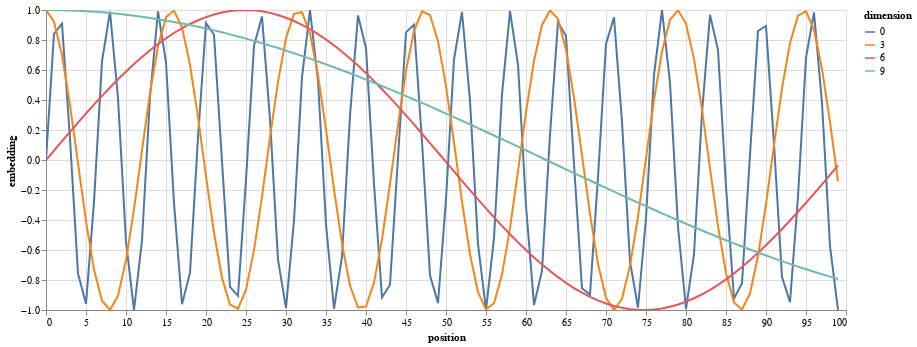

Notebook code for this chart:
### Code cell
def example_positional():
    pe = PositionalEncoding(20, 0)
    y = pe.forward(torch.zeros(1, 100, 20))

    data = pd.concat(
        [
            pd.DataFrame(
                {
                    "embedding": y[0, :, dim],
                    "dimension": dim,
                    "position": list(range(100)),
                }
            )
            for dim in [0,3,6,9]
        ]
    )

    return (
        alt.Chart(data)
        .mark_line()
        .properties(width=800)
        .encode(x="position", y="embedding", color="dimension:N")
        .interactive()
    )


show_example(example_positional)

### Figure 1 — Vega-Lite specification as saved in the notebook (floating-point values rounded to 4 significant figures; data arrays with more than 128 entries replaced by an {"elided": "..."} marker saying what was removed)
{"config": {"view": {"continuousWidth": 400, "continuousHeight": 300}}, "data": {"name": "data-87ea1d39691af03b13d4cefede79865c"}, "mark": "line", "encoding": {"color": {"type": "nominal", "field": "dimension"}, "x": {"type": "quantitative", "field": "position"}, "y": {"type": "quantitative", "field": "embedding"}}, "selection": {"selector018": {"type": "interval", "bind": "scales", "encodings": ["x", "y"]}}, "width": 800, "$schema": "https://vega.github.io/schema/vega-lite/v4.8.1.json", "datasets": {"data-87ea1d39691af03b13d4cefede79865c": {"elided": "400 records"}}}
